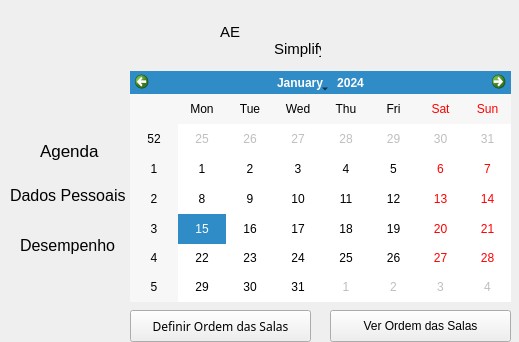
<?xml version="1.0" encoding="UTF-8"?>
<ui version="4.0">
 <class>Form</class>
 <widget class="QWidget" name="Form">
  <property name="geometry">
   <rect>
    <x>0</x>
    <y>0</y>
    <width>519</width>
    <height>342</height>
   </rect>
  </property>
  <property name="windowTitle">
   <string>Form</string>
  </property>
  <widget class="QCalendarWidget" name="calendarWidget">
   <property name="geometry">
    <rect>
     <x>130</x>
     <y>71</y>
     <width>381</width>
     <height>231</height>
    </rect>
   </property>
  </widget>
  <widget class="QPushButton" name="pushButton">
   <property name="geometry">
    <rect>
     <x>130</x>
     <y>310</y>
     <width>181</width>
     <height>32</height>
    </rect>
   </property>
   <property name="font">
    <font>
     <family>Sans Serif</family>
     <weight>50</weight>
     <italic>false</italic>
     <bold>false</bold>
    </font>
   </property>
   <property name="text">
    <string>Definir Ordem das Salas</string>
   </property>
   <property name="checkable">
    <bool>false</bool>
   </property>
   <property name="autoDefault">
    <bool>false</bool>
   </property>
  </widget>
  <widget class="QLabel" name="label">
   <property name="geometry">
    <rect>
     <x>40</x>
     <y>130</y>
     <width>61</width>
     <height>41</height>
    </rect>
   </property>
   <property name="font">
    <font>
     <pointsize>13</pointsize>
     <weight>50</weight>
     <italic>false</italic>
     <bold>false</bold>
     <underline>false</underline>
     <strikeout>false</strikeout>
    </font>
   </property>
   <property name="text">
    <string>Agenda</string>
   </property>
  </widget>
  <widget class="QLabel" name="label_2">
   <property name="geometry">
    <rect>
     <x>10</x>
     <y>180</y>
     <width>121</width>
     <height>31</height>
    </rect>
   </property>
   <property name="font">
    <font>
     <pointsize>12</pointsize>
    </font>
   </property>
   <property name="text">
    <string>Dados Pessoais</string>
   </property>
  </widget>
  <widget class="QLabel" name="label_3">
   <property name="geometry">
    <rect>
     <x>20</x>
     <y>230</y>
     <width>101</width>
     <height>31</height>
    </rect>
   </property>
   <property name="font">
    <font>
     <pointsize>12</pointsize>
    </font>
   </property>
   <property name="text">
    <string>Desempenho</string>
   </property>
  </widget>
  <widget class="QLabel" name="label_4">
   <property name="geometry">
    <rect>
     <x>220</x>
     <y>20</y>
     <width>101</width>
     <height>41</height>
    </rect>
   </property>
   <property name="font">
    <font>
     <pointsize>11</pointsize>
    </font>
   </property>
   <property name="text">
    <string>AE
             Simplify</string>
   </property>
  </widget>
  <widget class="QPushButton" name="butVer">
   <property name="geometry">
    <rect>
     <x>330</x>
     <y>310</y>
     <width>181</width>
     <height>32</height>
    </rect>
   </property>
   <property name="text">
    <string>Ver Ordem das Salas</string>
   </property>
  </widget>
 </widget>
 <resources/>
 <connections/>
</ui>
